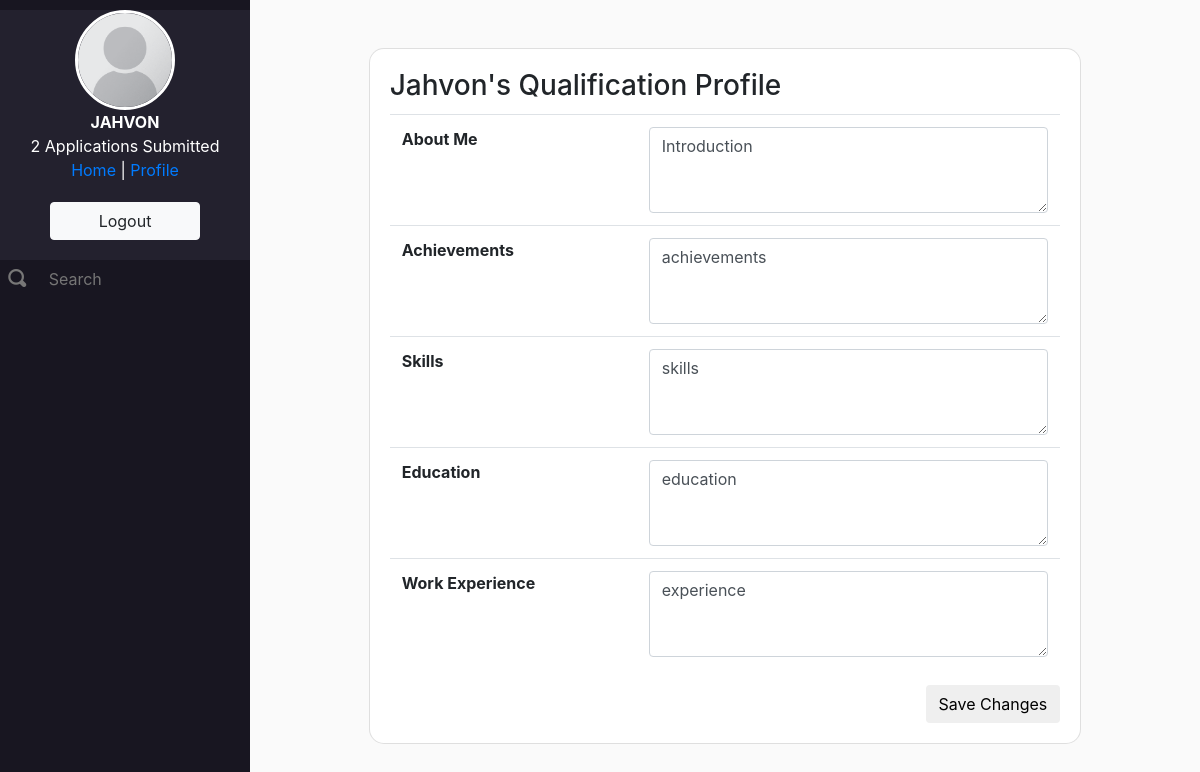
The page /editprofile (signed in) on the database its author committed.
### app/models.py (models this page shows)
class Applicants(db.Model):
    id = db.Column(db.Integer, primary_key = True)
    username = db.Column(db.String(80), unique = True, nullable = False)
    password = db.Column(db.String(80), unique = False, nullable = False)
    email = db.Column(db.String(120), unique = True, nullable = False)
    introduction = db.Column(db.String(500), unique = False, nullable = False)
    experience = db.Column(db.String(500), unique = False, nullable = False)
    education = db.Column(db.String(500), unique = False, nullable = False)
    skills = db.Column(db.String(500), unique = False, nullable = False)
    achievements = db.Column(db.String(500), unique = True, nullable = False)
    applications = db.relationship('Applications', backref = 'applicants', lazy = True)

### app/views.py (the view)
@app.route('/editprofile', methods=["GET", "POST"])
def editprofile():
    if session["usertype"] == "Employer":
        return redirect(url_for("home"))
    else:
        user = models.Applicants.query.filter_by(id=session['userid']).first()
        appliedApps = models.Applications.query.filter_by(applicant_ID=session['userid'])
        numApps = appliedApps.count()
        if request.method == "POST":
            about = request.form['introduction']
            achievements = request.form['achievements']
            skills = request.form['skills']
            education = request.form['education']
            work = request.form['experience']
            user.introduction = about
            user.achievements = achievements
            user.skills = skills
            user.education = education
            user.experience = work
            models.db.session.commit()
            return render_template('editprofile.html', user=user, numApps=numApps)
        else:
            return render_template('editprofile.html', user=user, numApps=numApps)

### app/templates/editprofile.html (shortened to what this page needs)
{% extends "layout.html" %}
{% block head %}
  {{ super() }}
{% endblock %}
{% block content %}
<div class="main-container">
  <div class="nav-left">
    <div class="nav-top">
      <img src="{{ url_for('static', filename='placeholder.png') }}" class="nav-pic rounded-circle">
      <span class="nav-line"><b>{{session['username']|upper}}</b></span>
      <span class="nav-line">{{numApps}} Applications Submitted</span>
      <span class="nav-line"><a href="/">Home</a> | <a href="/profile/{{session['userid']}}">Profile</a></span>
      <a href="/logout"><button type="button" class="btn btn-light logout-btn">Logout</button></a>
    </div>
    <div class="nav-bottom">
      <form>
        <div class="form-group row">
          <div class="col-sm-2">
            <span class="oi oi-magnifying-glass search-icon" title="magnifying glass" aria-hidden="true"></span>
          </div>
          <div class="col-sm-10">
            <input type="text" class="form-control-plaintext search-input" id="searchBox" placeholder="Search">
          </div>
        </div>
      </form>
    </div>
  </div>
  <div class="main-content">
    <div class="card profile-card">
      <div class="card-body">
        <h3 class="card-title">{{user.username|capitalize}}'s Qualification Profile</h3>
        <table class="table">
          <form action="" method="post">
          <tbody>
            <tr>
              <th scope="row">About Me</th>
              <td><textarea class="form-control" id="introfield" name="introduction" rows="3">{{user.introduction}}</textarea></td>
            </tr>
            <tr>
              <th scope="row">Achievements</th>
              <td><textarea class="form-control" id="achievfield" name="achievements" rows="3">{{user.achievements}}</textarea></td>
            </tr>
            <tr>
              <th scope="row">Skills</th>
              <td><textarea class="form-control" id="skillsfield" name="skills" rows="3">{{user.skills}}</textarea></td>
            </tr>
            <tr>
              <th scope="row">Education</th>
              <td><textarea class="form-control" id="edufield" name="education" rows="3">{{user.education}}</textarea></td>
            </tr>
            <tr>
              <th scope="row">Work Experience</th>
              <td><textarea class="form-control" id="expfield" name="experience" rows="3">{{user.experience}}</textarea></td>
            </tr>
          </tbody>
        </table>
        {% if user.id == session['userid'] %}
          <button type="submit" class="btn btn-default card-link float-right">Save Changes</button>
        {% endif %}
      </div>
    </div>
  </div>
</div>
{% endblock %}

### app/static/style.css (style rules this page uses)
body { background-color: #FAFAFA; }
.main-container { height: 100%; }
.nav-left { background-color: #181621; height: 100vh; width: 250px; top: 0; position: fixed; z-index: -1; text-align: center; padding-top: 10px; color: #FFF; }
.main-content { background-color: #FAFAFA; position: absolute; padding-left: 250px; height: 100%; width: 100%; z-index: -100; }
.nav-pic { height: 100px; border: 3px solid #fff; display: block; margin: auto; }
.nav-line { display: block; }
.nav-top { background-color: #23212E; }
.nav-bottom { text-align: left; color: #777; }
.search-icon { font-size: 18px; color: #777; text-align: center; margin: 50%; }
.search-input { color: #777; }
.logout-btn { margin: 20px 0 20px 0; width: 150px; }
.profile-card { width: 75%; margin-left: auto; margin-right: auto; margin-top: 5%; margin-bottom: 5%; border-radius: 15px; }

### rows shown on the page
Applicants: username "JAHVON", username "Jahvon", introduction "Introduction", achievements "achievements", skills "skills", education "education", experience "experience"

### other values the page prints
{{ numApps }} "2"
